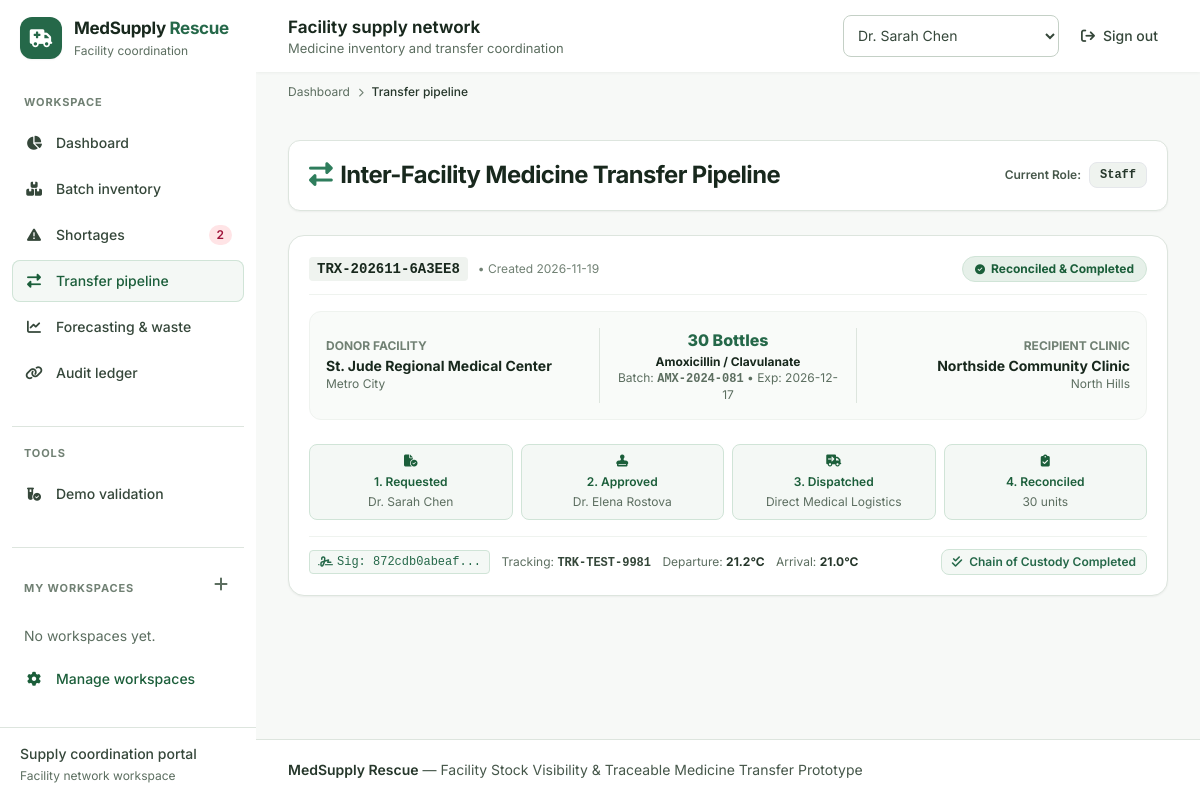
The page /transfers on the database as committed earlier.
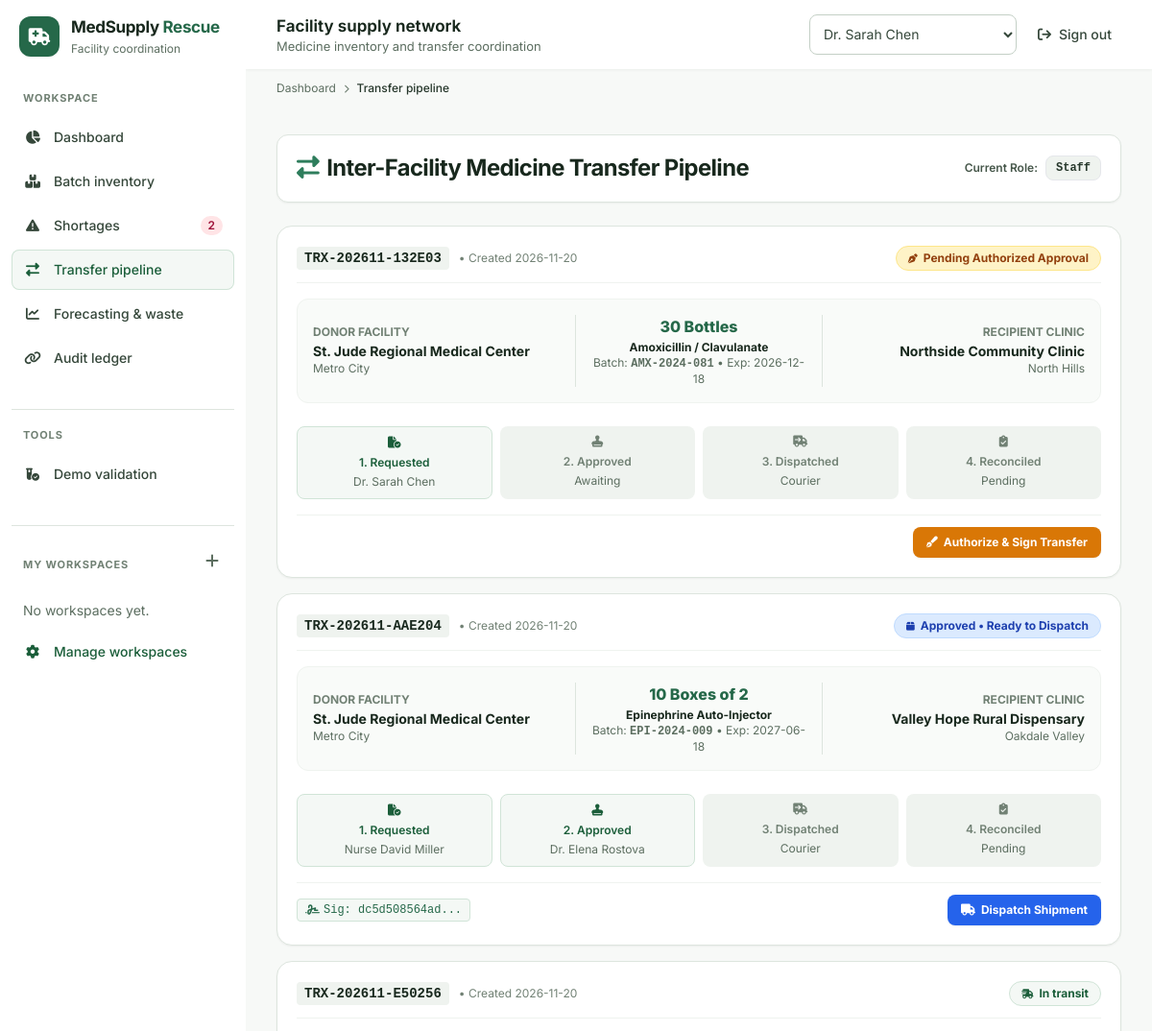
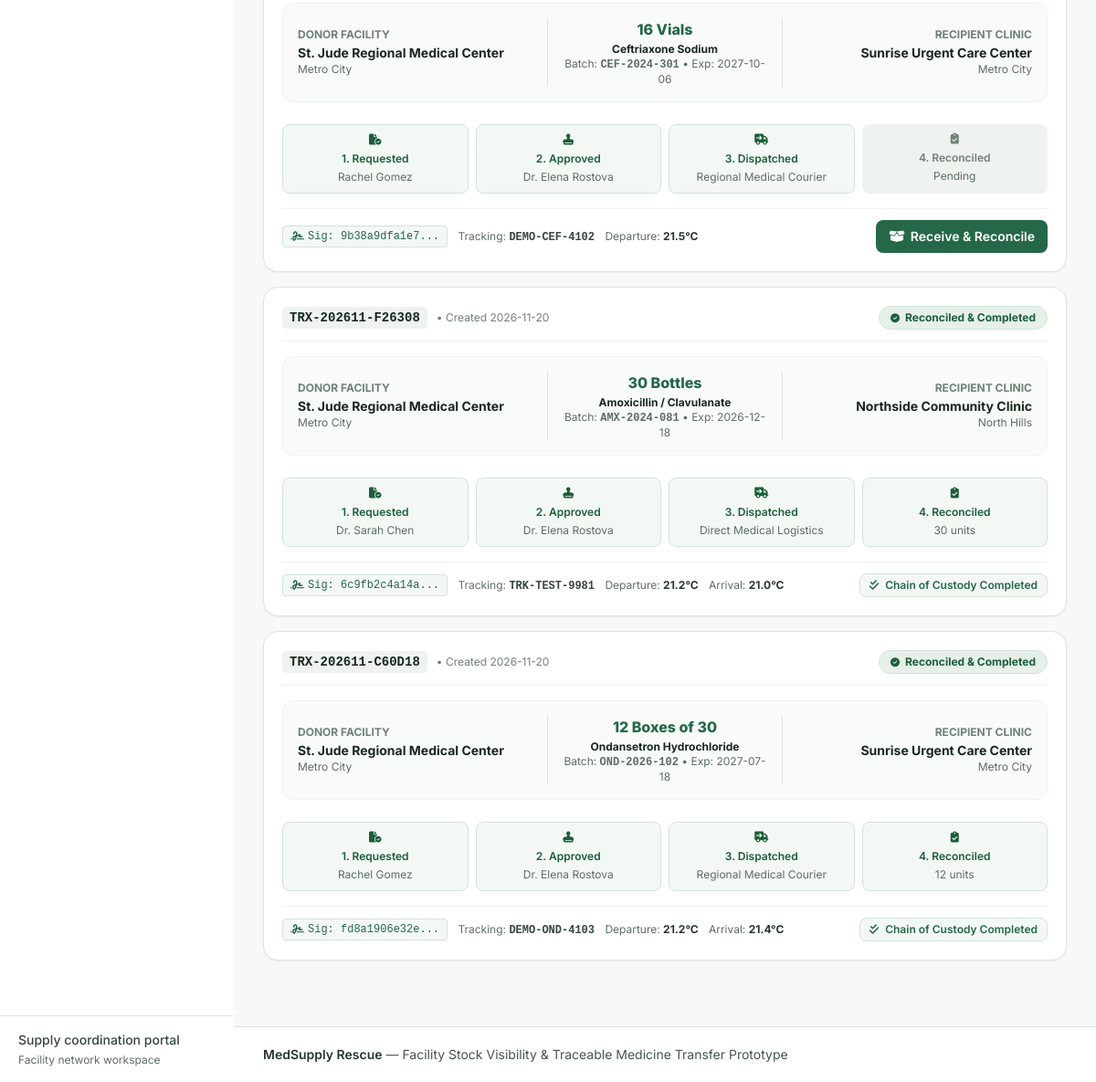
The same page on the database as committed later (2 pictures, top to bottom).
### tables this page shows
CREATE TABLE approvals (
    id INTEGER PRIMARY KEY AUTOINCREMENT,
    transfer_request_id INTEGER NOT NULL REFERENCES transfer_requests(id),
    approver_id INTEGER NOT NULL REFERENCES users(id),
    approval_status TEXT NOT NULL, -- 'APPROVED', 'REJECTED'
    signature_hash TEXT NOT NULL,
    regulatory_check_passed INTEGER DEFAULT 1,
    cold_chain_certified INTEGER DEFAULT 1,
    comments TEXT,
    approved_at DATETIME DEFAULT CURRENT_TIMESTAMP
);

CREATE TABLE transfer_requests (
    id INTEGER PRIMARY KEY AUTOINCREMENT,
    transfer_code TEXT UNIQUE NOT NULL,
    shortage_request_id INTEGER REFERENCES shortage_requests(id),
    source_facility_id INTEGER NOT NULL REFERENCES facilities(id),
    dest_facility_id INTEGER NOT NULL REFERENCES facilities(id),
    medicine_id INTEGER NOT NULL REFERENCES medicines(id),
    batch_id INTEGER NOT NULL REFERENCES batches(id),
    quantity INTEGER NOT NULL,
    status TEXT NOT NULL DEFAULT 'PENDING_APPROVAL', 
    -- 'PENDING_APPROVAL' -> 'APPROVED' -> 'DISPATCHED' -> 'RECEIVED' -> 'RECONCILED' / 'REJECTED' / 'CANCELLED'
    requester_id INTEGER REFERENCES users(id),
    approver_id INTEGER REFERENCES users(id),
    dispatched_by_id INTEGER REFERENCES users(id),
    received_by_id INTEGER REFERENCES users(id),
    cold_chain_required INTEGER DEFAULT 0,
    dispatch_temperature REAL,
    arrival_temperature REAL,
    tracking_number TEXT,
    carrier TEXT,
    dispatch_notes TEXT,
    receipt_notes TEXT,
    received_quantity INTEGER,
    discrepancy_reason TEXT,
    created_at DATETIME DEFAULT CURRENT_TIMESTAMP,
    approved_at DATETIME,
    dispatched_at DATETIME,
    received_at DATETIME,
    completed_at DATETIME
);

CREATE TABLE facilities (
    id INTEGER PRIMARY KEY AUTOINCREMENT,
    name TEXT NOT NULL,
    facility_type TEXT NOT NULL, -- 'Hospital', 'Community Clinic', 'Urgent Care', 'Regional Pharmacy', 'Dispensary'
    license_number TEXT NOT NULL UNIQUE,
    address TEXT NOT NULL,
    city TEXT NOT NULL,
    region TEXT NOT NULL,
    contact_email TEXT NOT NULL,
    contact_phone TEXT NOT NULL,
    has_cold_chain INTEGER DEFAULT 1, -- 1 = Yes, 0 = No
    latitude REAL,
    longitude REAL,
    created_at DATETIME DEFAULT CURRENT_TIMESTAMP
);

CREATE TABLE medicines (
    id INTEGER PRIMARY KEY AUTOINCREMENT,
    generic_name TEXT NOT NULL,
    brand_name TEXT,
    ndc_or_code TEXT UNIQUE NOT NULL,
    therapeutic_category TEXT NOT NULL, -- 'Antibiotics', 'Insulin & Diabetes', 'Emergency & Critical Care', 'Cardiovascular', 'Respiratory'
    dosage_form TEXT NOT NULL, -- 'Tablet', 'Vial', 'Oral Suspension', 'Inhaler', 'Ampoule', 'Prefilled Syringe'
    strength TEXT NOT NULL,
    unit_of_measure TEXT NOT NULL, -- 'Vials', 'Boxes of 30', 'Bottles (100ml)', 'Ampoules'
    storage_requirement TEXT NOT NULL, -- 'Cold Chain (2-8°C)', 'Room Temperature (15-25°C)', 'Frozen (-20°C)', 'Secure/Controlled Room'
    min_safety_stock_default INTEGER DEFAULT 20,
    standard_lead_time_days INTEGER DEFAULT 7,
    created_at DATETIME DEFAULT CURRENT_TIMESTAMP
);

CREATE TABLE batches (
    id INTEGER PRIMARY KEY AUTOINCREMENT,
    medicine_id INTEGER NOT NULL REFERENCES medicines(id),
    facility_id INTEGER NOT NULL REFERENCES facilities(id),
    batch_number TEXT NOT NULL,
    initial_quantity INTEGER NOT NULL,
    current_quantity INTEGER NOT NULL,
    reserved_quantity INTEGER DEFAULT 0,
    manufacture_date DATE,
    expiry_date DATE NOT NULL,
    storage_location TEXT, -- e.g. 'Cold Storage Refrigerator #2', 'Main Aisle Shelf 3B'
    status TEXT DEFAULT 'active', -- 'active', 'reserved', 'quarantined', 'expired', 'transferred_out'
    created_at DATETIME DEFAULT CURRENT_TIMESTAMP
);

CREATE TABLE users (
    id INTEGER PRIMARY KEY AUTOINCREMENT,
    username TEXT UNIQUE NOT NULL,
    password_hash TEXT NOT NULL,
    full_name TEXT NOT NULL,
    role TEXT NOT NULL, -- 'platform_admin', 'facility_manager', 'approver', 'staff'
    facility_id INTEGER REFERENCES facilities(id),
    email TEXT NOT NULL,
    license_or_badge TEXT,
    created_at DATETIME DEFAULT CURRENT_TIMESTAMP
);

### app.py (the view)
@app.route('/transfers')
def transfers():
    query = """
        SELECT t.*, m.generic_name, m.brand_name, m.strength, m.unit_of_measure, m.storage_requirement,
               sf.name as source_facility_name, sf.city as source_city, sf.has_cold_chain as source_cold_chain,
               df.name as dest_facility_name, df.city as dest_city, df.has_cold_chain as dest_cold_chain,
               b.batch_number, b.expiry_date, b.current_quantity as batch_stock,
               req_u.full_name as requester_name,
               app_u.full_name as approver_name, app_u.license_or_badge as approver_badge,
               disp_u.full_name as dispatcher_name,
               recv_u.full_name as receiver_name,
               a.signature_hash as approval_sig, a.comments as approval_comments
        FROM transfer_requests t
        JOIN medicines m ON t.medicine_id = m.id
        JOIN facilities sf ON t.source_facility_id = sf.id
        JOIN facilities df ON t.dest_facility_id = df.id
        JOIN batches b ON t.batch_id = b.id
        LEFT JOIN users req_u ON t.requester_id = req_u.id
        LEFT JOIN users app_u ON t.approver_id = app_u.id
        LEFT JOIN users disp_u ON t.dispatched_by_id = disp_u.id
        LEFT JOIN users recv_u ON t.received_by_id = recv_u.id
        LEFT JOIN approvals a ON a.transfer_request_id = t.id
        ORDER BY CASE t.status
            WHEN 'PENDING_APPROVAL' THEN 1
            WHEN 'APPROVED' THEN 2
            WHEN 'DISPATCHED' THEN 3
            WHEN 'RECEIVED' THEN 4
            WHEN 'RECONCILED' THEN 5
            ELSE 6 END, t.id DESC
    """
    total = g.db.execute("SELECT count(*) AS total FROM transfer_requests").fetchone()['total']
    pagination = build_pagination(total, 'transfers')
    all_transfers = [
        dict(r) for r in g.db.execute(query + " LIMIT ? OFFSET ?", (PAGE_SIZE, pagination['offset'])).fetchall()
    ]
    return render_template('transfers.html', transfers=all_transfers, pagination=pagination)

### database/db.py (called while the page is built)
def get_db_connection():
    conn = sqlite3.connect(DB_PATH)
    conn.row_factory = sqlite3.Row
    conn.execute("PRAGMA foreign_keys = ON")
    return conn

### templates/transfers.html (shortened to what the changed rows need)
{% extends 'base.html' %}
{% block content %}
<div class="space-y-6">
    <div class="bg-white p-5 rounded-xl border border-slate-200 shadow-sm flex flex-col md:flex-row justify-between items-start md:items-center gap-4">
        <div>
            <h1 class="text-xl font-bold text-slate-900 flex items-center gap-2">
                <i class="fa-solid fa-right-left text-teal-600"></i> Inter-Facility Medicine Transfer Pipeline
            </h1>
        </div>
    </div>
    <div class="space-y-4" data-paginated-results="transfers" aria-live="polite">
        {% for t in transfers %}
            <div class="bg-white rounded-2xl border border-slate-200 shadow-sm p-5 space-y-4">
                <div class="flex flex-col md:flex-row justify-between items-start md:items-center gap-3 pb-3 border-b border-slate-100">
                    <div class="flex items-center gap-2.5">
                        <span class="font-mono text-sm font-bold text-slate-900 bg-slate-100 px-2 py-0.5 rounded">{{ t.transfer_code }}</span>
                        <span class="text-xs text-slate-400">&bull; Created {{ t.created_at[:10] }}</span>
                    </div>
                    <div>
                        {% if t.status == 'PENDING_APPROVAL' %}
                            <span class="bg-amber-100 text-amber-800 text-xs font-bold px-3 py-1 rounded-full border border-amber-200 flex items-center gap-1.5">
                                <i class="fa-solid fa-pen-nib text-[10px]"></i> Pending Authorized Approval
                            </span>
                        {% elif t.status == 'APPROVED' %}
                            <span class="bg-blue-100 text-blue-800 text-xs font-bold px-3 py-1 rounded-full border border-blue-200 flex items-center gap-1.5">
                                <i class="fa-solid fa-box text-[10px]"></i> Approved &bull; Ready to Dispatch
                            </span>
                        {% elif t.status == 'DISPATCHED' %}
                            <span class="bg-teal-50 text-teal-800 text-xs font-bold px-3 py-1 rounded-full border border-teal-200 flex items-center gap-1.5">
                                <i class="fa-solid fa-truck-fast text-[10px]"></i> In transit
                            </span>
                        {% elif t.status == 'RECONCILED' %}
                            <span class="bg-emerald-100 text-emerald-800 text-xs font-bold px-3 py-1 rounded-full border border-emerald-200 flex items-center gap-1.5">
                                <i class="fa-solid fa-circle-check text-[10px]"></i> Reconciled & Completed
                            </span>
                        {% else %}
                            <span class="bg-slate-100 text-slate-800 text-xs font-bold px-3 py-1 rounded-full">{{ t.status }}</span>
                        {% endif %}
                    </div>
                </div>
                <div class="grid grid-cols-1 md:grid-cols-3 gap-4 items-center bg-slate-50/70 p-4 rounded-xl border border-slate-100 text-xs">
                    <div>
                        <div class="text-[10px] font-bold uppercase text-slate-400">Donor Facility</div>
                        <div class="font-bold text-slate-900 text-sm mt-0.5">{{ t.source_facility_name }}</div>
                        <div class="text-slate-500 text-[11px]">{{ t.source_city }}</div>
                    </div>
                    <div class="text-center border-y md:border-y-0 md:border-x border-slate-200 py-2 md:py-0 md:px-4">
                        <div class="text-base font-extrabold text-teal-700">{{ t.quantity }} {{ t.unit_of_measure }}</div>
                        <div class="font-bold text-slate-900 text-xs mt-0.5">{{ t.generic_name }}</div>
                        <div class="text-[11px] text-slate-500">Batch: <span class="font-mono font-bold">{{ t.batch_number }}</span> &bull; Exp: {{ t.expiry_date }}</div>
                    </div>
                    <div class="text-right">
                        <div class="text-[10px] font-bold uppercase text-slate-400">Recipient Clinic</div>
                        <div class="font-bold text-slate-900 text-sm mt-0.5">{{ t.dest_facility_name }}</div>
                        <div class="text-slate-500 text-[11px]">{{ t.dest_city }}</div>
                    </div>
                </div>
                <div class="pt-2">
                    <div class="grid grid-cols-4 gap-2 text-center text-[10px] font-semibold">
                        <div class="p-2 rounded-lg bg-emerald-50 border border-emerald-200 text-emerald-800">
                            <i class="fa-solid fa-file-circle-check text-xs mb-1 block"></i>
                            1. Requested
                            <div class="text-[9px] font-normal text-slate-500 mt-0.5">{{ t.requester_name }}</div>
                        </div>
                        <div class="p-2 rounded-lg {% if t.status in ('APPROVED', 'DISPATCHED', 'RECONCILED') %}bg-emerald-50 border border-emerald-200 text-emerald-800{% else %}bg-slate-100 text-slate-400{% endif %}">
                            <i class="fa-solid fa-stamp text-xs mb-1 block"></i>
                            2. Approved
                            <div class="text-[9px] font-normal text-slate-500 mt-0.5">{{ t.approver_name or 'Awaiting' }}</div>
                        </div>
                        <div class="p-2 rounded-lg {% if t.status in ('DISPATCHED', 'RECONCILED') %}bg-emerald-50 border border-emerald-200 text-emerald-800{% else %}bg-slate-100 text-slate-400{% endif %}">
                            <i class="fa-solid fa-truck-arrow-right text-xs mb-1 block"></i>
                            3. Dispatched
                            <div class="text-[9px] font-normal text-slate-500 mt-0.5">{{ t.carrier or 'Courier' }}</div>
                        </div>
                        <div class="p-2 rounded-lg {% if t.status == 'RECONCILED' %}bg-emerald-50 border border-emerald-200 text-emerald-800{% else %}bg-slate-100 text-slate-400{% endif %}">
                            <i class="fa-solid fa-clipboard-check text-xs mb-1 block"></i>
                            4. Reconciled
                            <div class="text-[9px] font-normal text-slate-500 mt-0.5">{{ t.received_quantity ~ ' units' if t.received_quantity else 'Pending' }}</div>
                        </div>
                    </div>
                </div>
                <div class="pt-3 border-t border-slate-100 flex flex-wrap justify-between items-center gap-3">
                    <div class="text-[11px] text-slate-500 space-x-2">
                        {% if t.approval_sig %}
                            <span class="inline-flex items-center gap-1 font-mono text-[10px] text-teal-700 bg-teal-50 px-2 py-0.5 rounded border border-teal-200">
                                <i class="fa-solid fa-signature"></i> Sig: {{ t.approval_sig[:12] }}...
                            </span>
                        {% endif %}
                        {% if t.tracking_number %}
                            <span>Tracking: <strong class="font-mono text-slate-700">{{ t.tracking_number }}</strong></span>
                        {% endif %}
                        {% if t.dispatch_temperature %}
                            <span>Departure: <strong class="text-slate-800">{{ t.dispatch_temperature }}°C</strong></span>
                        {% endif %}
                        {% if t.arrival_temperature %}
                            <span>Arrival: <strong class="text-slate-800">{{ t.arrival_temperature }}°C</strong></span>
                        {% endif %}
                    </div>
                    <div class="flex items-center gap-2">
                        {% if t.status == 'PENDING_APPROVAL' %}
                            <form method="POST" action="{{ url_for('approve_transfer_route', transfer_id=t.id) }}" class="inline">
                                <button type="submit" class="bg-amber-600 hover:bg-amber-700 text-white font-bold text-xs px-3.5 py-2 rounded-lg shadow-sm transition flex items-center gap-1.5">
                                    <i class="fa-solid fa-pen-fancy"></i> Authorize & Sign Transfer
                                </button>
                            </form>
                        {% endif %}
                        {% if t.status == 'APPROVED' %}
                            <button onclick="document.getElementById('dispatchModal_{{ t.id }}').classList.remove('hidden')" class="bg-blue-600 hover:bg-blue-700 text-white font-bold text-xs px-3.5 py-2 rounded-lg shadow-sm transition flex items-center gap-1.5">
                                <i class="fa-solid fa-truck"></i> Dispatch Shipment
                            </button>
                        {% endif %}
                        {% if t.status == 'DISPATCHED' %}
                            <button onclick="document.getElementById('reconcileModal_{{ t.id }}').classList.remove('hidden')" class="bg-teal-700 hover:bg-teal-800 text-white font-semibold text-sm px-3.5 py-2 rounded-lg transition flex items-center gap-1.5">
                                <i class="fa-solid fa-box-open"></i> Receive & Reconcile
                            </button>
                        {% endif %}
                        {% if t.status == 'RECONCILED' %}
                            <span class="text-xs font-semibold text-emerald-700 bg-emerald-50 px-2.5 py-1 rounded-lg border border-emerald-200">
                                <i class="fa-solid fa-check-double mr-1"></i> Chain of Custody Completed
                            </span>
                        {% endif %}
                    </div>
                </div>
            </div>
        {% else %}
            <div class="bg-white rounded-xl border border-slate-200 p-8 text-center text-slate-400 text-xs">
                No transfer requests in pipeline. Report a shortage or run matching to start an inter-facility transfer.
            </div>
        {% endfor %}
    </div>
</div>
{% endblock %}

Rows that differ between the two databases and show on the page:
removed approvals: transfer_code "TRX-202611-6A3EE8", created_at "2026-11-19", shows "Reconciled & Completed", source_facility_name "St. Jude Regional Medical Center", source_city "Metro City", quantity "30", unit_of_measure "Bottles", generic_name "Amoxicillin / Clavulanate", batch_number "AMX-2024-081", expiry_date "2026-12-17", dest_facility_name "Northside Community Clinic", dest_city "North Hills", requester_name "Dr. Sarah Chen", full_name "Dr. Elena Rostova", carrier "Direct Medical Logistics", received_quantity "30 units", signature_hash "872cdb0abeaf", tracking_number "TRK-TEST-9981", dispatch_temperature "21.2", arrival_temperature "21.0", shows "Chain of Custody Completed"
added transfer_requests: transfer_code "TRX-202611-132E03", created_at "2026-11-20", status "PENDING_APPROVAL" (drawn), source_facility_name "St. Jude Regional Medical Center", source_city "Metro City", quantity "30", unit_of_measure "Bottles", generic_name "Amoxicillin / Clavulanate", batch_number "AMX-2024-081", expiry_date "2026-12-18", dest_facility_name "Northside Community Clinic", dest_city "North Hills", requester_name "Dr. Sarah Chen", approver_name "Awaiting", carrier "Courier", received_quantity "Pending"
added approvals: transfer_code "TRX-202611-AAE204", created_at "2026-11-20", shows "Approved • Ready to Dispatch", source_facility_name "St. Jude Regional Medical Center", source_city "Metro City", quantity "10", unit_of_measure "Boxes of 2", generic_name "Epinephrine Auto-Injector", batch_number "EPI-2024-009", expiry_date "2027-06-18", dest_facility_name "Valley Hope Rural Dispensary", dest_city "Oakdale Valley", requester_name "Nurse David Miller", full_name "Dr. Elena Rostova", carrier "Courier", received_quantity "Pending", signature_hash "dc5d508564ad"
added approvals: transfer_code "TRX-202611-E50256", created_at "2026-11-20", shows "In transit", source_facility_name "St. Jude Regional Medical Center", source_city "Metro City", quantity "16", unit_of_measure "Vials", generic_name "Ceftriaxone Sodium", batch_number "CEF-2024-301", expiry_date "2027-10-06", dest_facility_name "Sunrise Urgent Care Center", dest_city "Metro City", requester_name "Rachel Gomez", full_name "Dr. Elena Rostova", carrier "Regional Medical Courier", received_quantity "Pending", signature_hash "9b38a9dfa1e7", tracking_number "DEMO-CEF-4102", dispatch_temperature "21.5"
added approvals: transfer_code "TRX-202611-F26308", created_at "2026-11-20", shows "Reconciled & Completed", source_facility_name "St. Jude Regional Medical Center", source_city "Metro City", quantity "30", unit_of_measure "Bottles", generic_name "Amoxicillin / Clavulanate", batch_number "AMX-2024-081", expiry_date "2026-12-18", dest_facility_name "Northside Community Clinic", dest_city "North Hills", requester_name "Dr. Sarah Chen", full_name "Dr. Elena Rostova", carrier "Direct Medical Logistics", received_quantity "30 units", signature_hash "6c9fb2c4a14a", tracking_number "TRK-TEST-9981", dispatch_temperature "21.2", arrival_temperature "21.0", shows "Chain of Custody Completed"
added approvals: transfer_code "TRX-202611-C60D18", created_at "2026-11-20", shows "Reconciled & Completed", source_facility_name "St. Jude Regional Medical Center", source_city "Metro City", quantity "12", unit_of_measure "Boxes of 30", generic_name "Ondansetron Hydrochloride", batch_number "OND-2026-102", expiry_date "2027-07-18", dest_facility_name "Sunrise Urgent Care Center", dest_city "Metro City", requester_name "Rachel Gomez", full_name "Dr. Elena Rostova", carrier "Regional Medical Courier", received_quantity "12 units", signature_hash "fd8a1906e32e", tracking_number "DEMO-OND-4103", dispatch_temperature "21.2", arrival_temperature "21.4", shows "Chain of Custody Completed"
